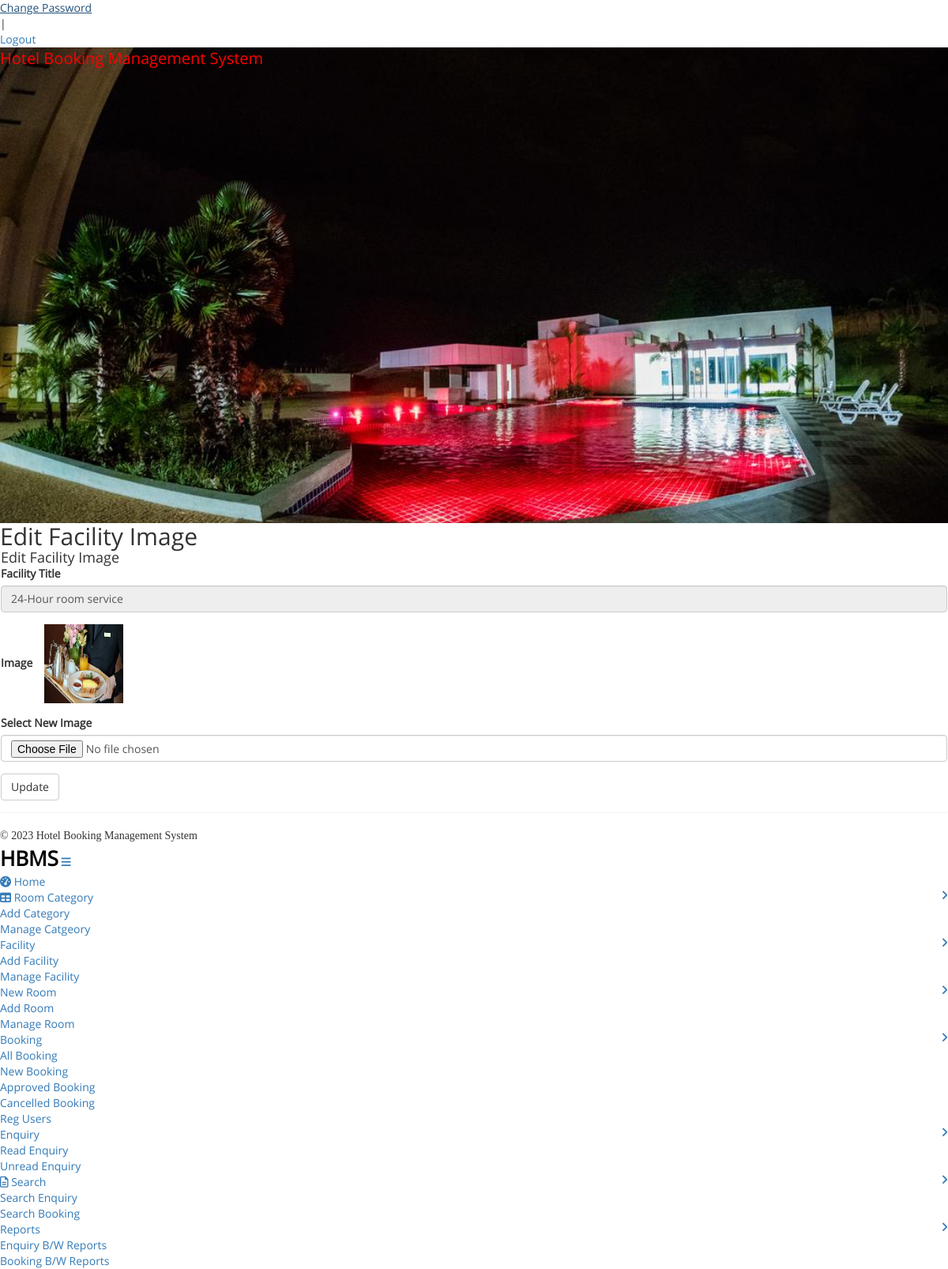
Page /change_facilityimage/1 (signed in) on the committed database.
### hotel/models.py (models this page shows, shortened)
class Facility(models.Model):
    facilitytitle = models.CharField(max_length=100)
    description = models.CharField(max_length=500)
    image = models.FileField()

### hotel/views.py (the view, shortened to what this page needs)
# urls.py: path('change_facilityimage/<int:pid>',change_facilityimage, name='change_facilityimage'),
def change_facilityimage(request,pid):
    if not request.user.is_authenticated:
        return redirect('admin_login')
    facility = Facility.objects.get(id=pid)
    error = ""
    d = {'error': error,'facility':facility}
    return render(request, 'change_facilityimage.html',d)

### hotel/templates/change_facilityimage.html (shortened to what this page needs)
{% load static %}
{% block body %}
<html>
<head>
<link href="{% static 'admin/css/bootstrap.min.css' %}" rel='stylesheet' type='text/css' />
<link href="{% static 'admin/css/style.css' %}" rel='stylesheet' type='text/css' />
<link href="{% static 'admin/css/font-awesome.css' %}" rel="stylesheet">
<link rel="stylesheet" href="{% static 'admin/css/icon-font.min.css' %}" type='text/css' />
</head>
<body>
   <div class="page-container">
	<div class="left-content">
	   <div class="inner-content">
			{% include 'adminheader.html' %}
			<div class="content">
<div class="women_main">
	<div class="grids">
					<div class="progressbar-heading grids-heading">
						<h2>Edit Facility Image</h2>
					</div>
					<div class="panel panel-widget forms-panel">
						<div class="forms">
							<div class="form-grids widget-shadow" data-example-id="basic-forms">
								<div class="form-title">
									<h4>Edit Facility Image</h4>
								</div>
								<div class="form-body">
									<form method="post" enctype="multipart/form-data">
                                                    <div class="form-group"> <label for="exampleInputEmail1">Facility Title</label> <input type="text" class="form-control" name="facilitytitle" value="{{facility.facilitytitle}}" readonly='true'> </div>
										<div class="form-group"> <label for="exampleInputEmail1">Image</label> &nbsp;&nbsp;
<img src="{{facility.image.url}}" width="100" height="100" >
										 </div>
									  <div class="form-group"> <label for="exampleInputEmail1">Select New Image </label> <input type="file" class="form-control" name="image" value="" required='true'> </div>
									   <button type="submit" class="btn btn-default" name="submit">Update</button> </form>
								</div>
							</div>
						</div>
					</div>
				</div>
{% include 'adminfooter.html' %}
</div>
</div>
		</div>
</div>
			{% include 'adminsidebar.html' %}
							</div>
</body>
</html>
{% endblock %}

### hotel/static/css/style.css (style rules this page uses)
h1,h2,h3,h4,h5,h6 { padding:0 0; margin:0 0; }
body { padding:0 0; margin:0 0; font-family: 'OpenSans-Regular' }

### rows in the picture
Facility: facilitytitle "24-Hour room service", image (picture)
